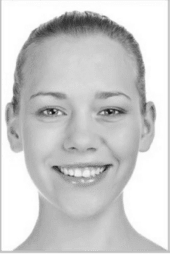
#> input picture Tarea2/cara_03_grisesMF.png, 170 x 254 px
$ python Fourier.py
#> lines starting #> are read from the running program, lines starting #| are printed output that depends on the picture
# Punto 2:  Transformada de Fourier: Imágenes híbridas.

import numpy as np
import matplotlib.pylab as plt
from scipy.fftpack import fft, fftfreq, ifft, fft2
from matplotlib.colors import LogNorm


# Se almacena la información de las imagenes:

FotoFeliz = plt.imread("cara_03_grisesMF.png")
#> FotoFeliz is the input picture: shape (254, 170) float32; min 0.0784, max 1, mean 0.803
FotoSeria = plt.imread("cara_02_grisesMF.png")
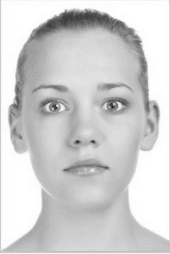
#> input picture Tarea2/cara_02_grisesMF.png, 170 x 254 px
#> FotoSeria is the input picture: shape (254, 170) float32; min 0.125, max 1, mean 0.816

# Ser realiza la transformada de fourier para las fotos:

fourieFotoFeliz = np.fft.fft2(FotoFeliz)

fourieFotoSeria = np.fft.fft2(FotoSeria)

# Se realiza el filtro para las imagenes:

def filtroPasaBajas(fourieFoto,amplCorte):
    index = np.where(fourieFoto > amplCorte)
    fourieFoto[index] = 0
    return fourieFoto

def filtroPasaAltas(fourieFoto,amplCorte):
#> called with fourieFoto = array of shape (254, 170), amplCorte = 1
    index = np.where(fourieFoto < amplCorte)
#> index = 30650 positions, rows 0 to 253, columns 0 to 169
    fourieFoto[index] = 0
    return fourieFoto

# Se Filtran las imagenes:


plt.figure(0,figsize=(15,30))
plt.subplot(6,2,1)
plt.imshow(abs(FotoFeliz),cmap = 'gray')
plt.title('Foto Feliz')
#plt.colorbar()
plt.subplot(6,2,2)
plt.imshow(abs(FotoSeria),cmap = 'gray')
plt.title('Foto Seria')
#plt.colorbar()
plt.subplot(6,2,3)
plt.imshow(abs(fourieFotoFeliz),cmap = 'plasma',norm = LogNorm())
plt.title('Espectro de fourier Foto Feliz')
plt.colorbar()
plt.subplot(6,2,4)
plt.imshow(abs(fourieFotoSeria),cmap = 'plasma',norm = LogNorm())
plt.title('Espectro de fourier Foto Seria')
plt.colorbar()
#-------------------------------------------------------------------
# Se visualiza el rango de frecuencias del dominio de fourier:
FiltrofourieFotoFeliz = np.fft.fftshift(fourieFotoFeliz)


FiltrofourieFotoSeria = np.fft.fftshift(fourieFotoSeria)

#---------------------------------------------------------------------
plt.subplot(6,2,5)
plt.imshow(abs(FiltrofourieFotoFeliz),cmap = 'plasma',norm = LogNorm())
plt.title('Espectro de fourier Foto Feliz Frecuencias')
plt.colorbar()
plt.subplot(6,2,6)
plt.imshow(abs(FiltrofourieFotoSeria),cmap = 'plasma',norm = LogNorm())
plt.title('Espectro de fourier Foto Seria Frecuencias')
plt.colorbar()
#-------------------------------------------------------------------
# Se aplica el filtro:

FiltrofourieFotoFeliz = filtroPasaAltas(FiltrofourieFotoFeliz,1)


FiltrofourieFotoSeria = filtroPasaBajas(FiltrofourieFotoSeria,500)
#> in filtroPasaBajas, `index = np.where(fourieFoto > amplCorte)`: index = 11 positions, rows 123 to 131, columns 83 to 87
#---------------------------------------------------------------------
plt.subplot(6,2,7)
plt.imshow(abs(FiltrofourieFotoFeliz),cmap = 'plasma',norm = LogNorm())
plt.title('Frecuencias de fourier Foto Feliz Frecuencias Filtradas')
plt.colorbar()
plt.subplot(6,2,8)
plt.imshow(abs(FiltrofourieFotoSeria),cmap = 'plasma',norm = LogNorm())
plt.title('Frecuencias de fourier Foto Seria Frecuencias Filtradas')
plt.colorbar()
#-------------------------------------------------------------------
# Se visualiza la el espectro de furier con frecuencias filtradas:

fourieFotoFelizFiltrada = np.fft.ifftshift(FiltrofourieFotoFeliz)


fourieFotoSeriaFiltrada = np.fft.ifftshift(FiltrofourieFotoSeria)
#---------------------------------------------------------------------
plt.subplot(6,2,9)
plt.imshow(abs(fourieFotoFelizFiltrada),cmap = 'plasma',norm = LogNorm())
plt.title('Espectro de fourier Foto Feliz Filtradas')
plt.colorbar()
plt.subplot(6,2,10)
plt.imshow(abs(fourieFotoSeriaFiltrada),cmap = 'plasma',norm = LogNorm())
plt.title('Espectro de fourier Foto Seria Filtradas')
plt.colorbar()

#-------------------------------------------------------------------
# Se visualiza la el espectro de furier con frecuencias filtradas:

fourierCombinada = fourieFotoFelizFiltrada + fourieFotoSeriaFiltrada


FotoReultado = np.fft.ifft2(fourierCombinada)
#---------------------------------------------------------------------
plt.subplot(6,2,(11,12))
plt.imshow(abs(FotoReultado),cmap = 'gray')
plt.title('Foto Híbrida')

plt.savefig('FFT2D.png')
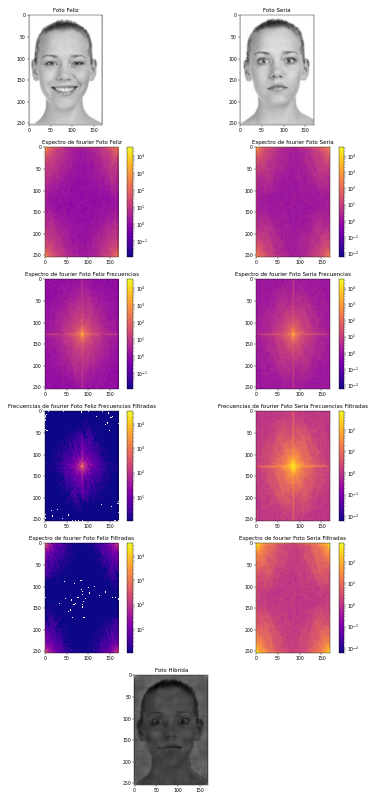
#> figure drawn by matplotlib, 19 panels
